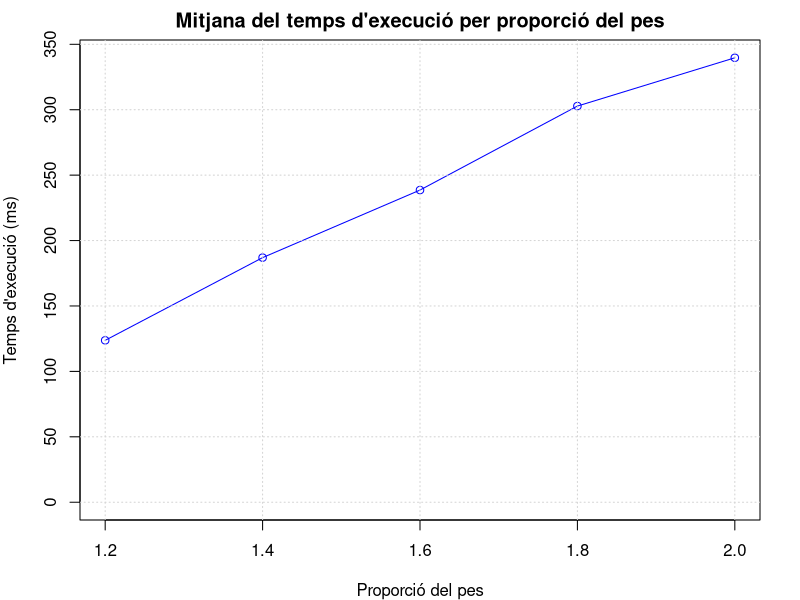
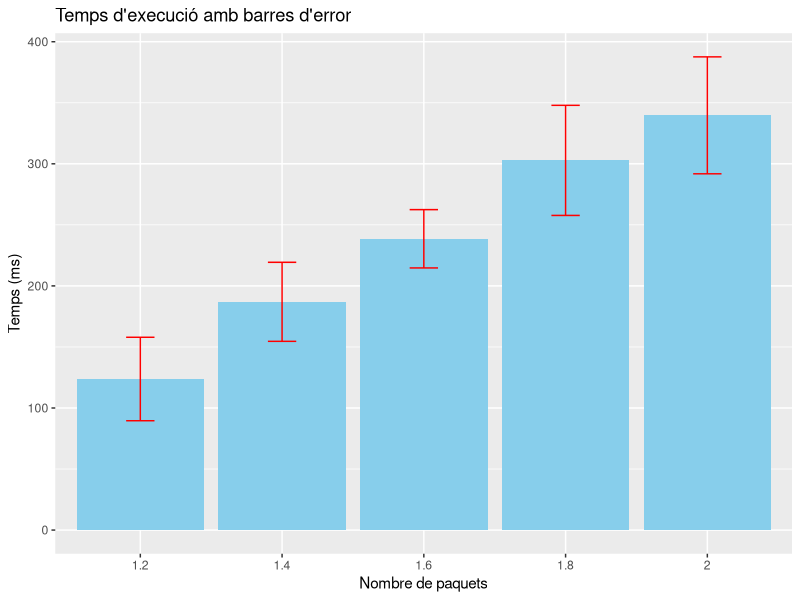
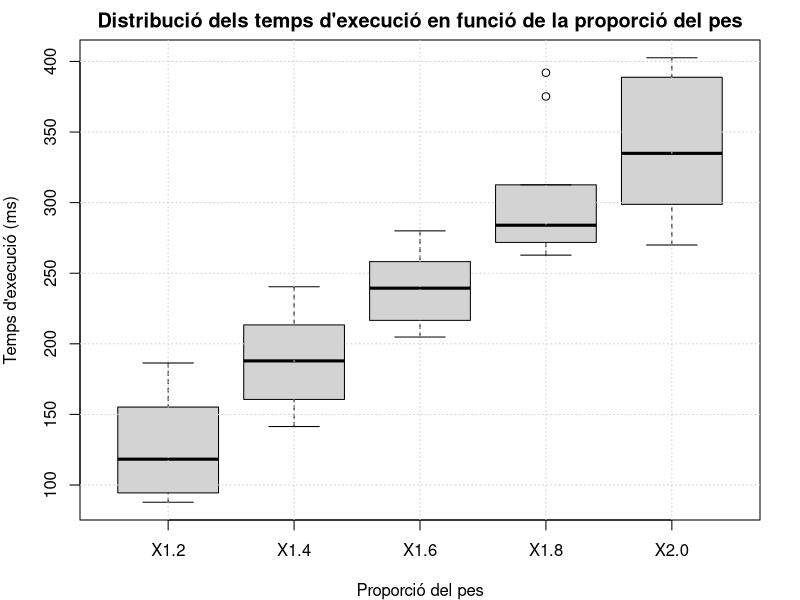

These figures' R source, in order:
# Dades
data <- read.csv("exp4a.csv", sep = ";")
# Seleccionar columnes dels temps per paquets
temps <- data[, c("X1.2", "X1.4", "X1.6", "X1.8", "X2.0")]

# Estadístiques bàsiques: mitjana i desviació estàndard
mean_times <- colMeans(temps)
sd_times <- apply(temps, 2, sd)
cv_times <- sd_times / mean_times
medianas <- lapply(temps, median)

str(mean_times)  # Comprova l'estructura de mean_times
print(names(mean_times))
names(mean_times) <- c(1.2, 1.4, 1.6, 1.8, 2.0)

# Reduir les marges del gràfic
par(mar=c(4, 4, 2, 2))

# 1. Gràfic de línies per mostrar la mitjana del temps d'execució
plot(names(mean_times), mean_times, type="o", col="blue",
     xlab="Proporció del pes", ylab="Temps d'execució (ms)",
     main="Mitjana del temps d'execució per proporció del pes",
     ylim=c(0, max(mean_times))) 
grid()

# 2. Gràfic de barres amb barres d'error (error bars)
library(ggplot2)
temps_means <- data.frame(Paquets=names(mean_times), Mitjana=mean_times, SD=sd_times)
ggplot(temps_means, aes(x=Paquets, y=Mitjana)) +
  geom_bar(stat="identity", fill="skyblue") +
  geom_errorbar(aes(ymin=Mitjana-SD, ymax=Mitjana+SD), width=0.2, color="red") +
  labs(title="Temps d'execució amb barres d'error", x="Nombre de paquets", y="Temps (ms)")

# 3. Boxplot per comparar la distribució de temps d'execució per cada nombre de paquets
boxplot(temps, names=colnames(temps), xlab="Proporció del pes", ylab="Temps d'execució (ms)",
        main="Distribució dels temps d'execució en funció de la proporció del pes")
grid()

# 4. Mostra les estadístiques
mean_times
sd_times
cv_times
medianas
